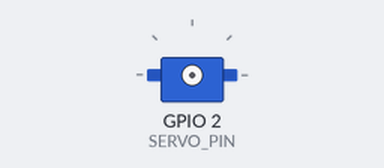
Recording of a sketch running on a simulated ESP32. Parts: servo. Servo pulses on a pin are drawn as a servo (544–2400 µs = 0–180°); what the sketch prints to the serial monitor is not drawn.

Above: at 0.05 s.
At 0.2 s:
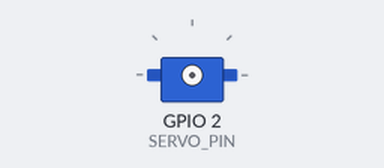
At 1.9 s:
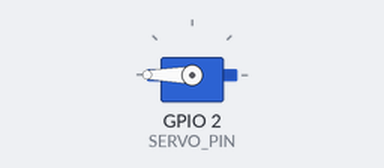
Timing chart, 0 to 4.4 s (numbered marks = the images above):
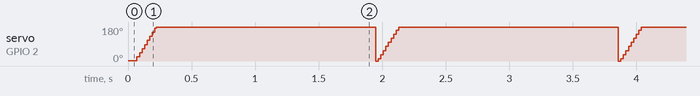

The sketch:

ledc_servoc.ino
```cpp
#define SERVO_PIN D1

void setup()
{
   Serial.begin(115200);
    Serial.println("Starting BLE work!");
   pinMode(SERVO_PIN,OUTPUT);
   ledcSetup(0,50,16);
   ledcAttachPin(SERVO_PIN,0);
}

void loop()
{
   for(int x=0;x<180;x++)
   {
      float fx = (float )x;
      SetServoPos(fx);
      delay(10);
   }
   delay(100);
}

void SetServoPos(float pos)
{
    uint32_t duty = (((pos/180.0)*2000)/20000.0*65536.0) + 1634;
         // convert 0-180 degrees to 0-65536

         duty = ((pos/180.0)*65536.0);

      Serial.println(duty);
      ledcWrite(0,duty);
        // set channel to pos
}
```

Measured:
- by itself, servo on GPIO 2 (SERVO_PIN): ramps from 0° to 180° and jumps back, once every 1.9 s
